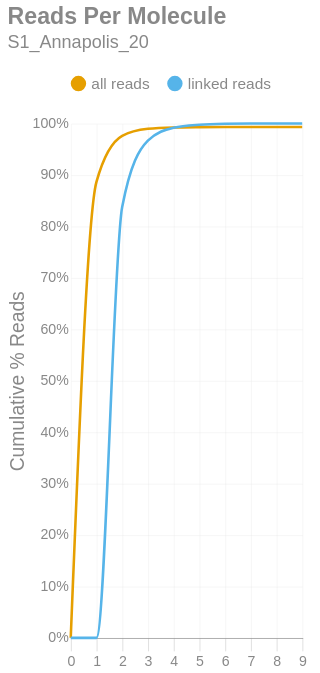

Source (notebook cell):
### Markdown cell above
### Reads per Molecule
This chart shows the cumulative distribution of the number of reads per linked molecule. That is, how many alignments are associated with a unique molecule. This excludes the number of reads associated with invalid or absent linked-read barcodes. The `linked` histogram is the percentages recalculated when disregarding singletons.

### Code cell
if SKIPLR:
    print_html(f"Skipped")
else:
    counts = np.bincount(valids['reads'].cast(pl.Int64).to_numpy())
    weighted = counts * np.arange(len(counts))
    all_perc = weighted / n_reads
    linked_perc = weighted / n_linked_reads
    linked_perc[1] = 0
    binned_df = pl.DataFrame({
        'readsper': list(range(len(counts))),
        'all reads (cumsum)': np.cumsum(all_perc).tolist(),
        'linked reads (cumsum)': np.cumsum(linked_perc).tolist(),
    })

    with SafeRender(binned_df):
        (
            density_plot(binned_df, 'Reads Per Molecule', samplename, 'readspmol')
            .encode(
                x=alt.X('readsper:O', title=None).axis(labelAngle=0).scale(padding=0),
                y=alt.Y('value:Q', title='Cumulative % Reads').axis(format='%').stack(False),
                color=alt.Color("key:N").scale(domain=["all reads", "linked reads"]),
                tooltip=[
                    alt.Tooltip("key:N", title="Data Type"),
                    alt.Tooltip("readsper:O", title="Reads Per Molecule"),
                    alt.Tooltip("value:Q", format=".2%", title="% Reads (Cum.)")
                ]            
            )
        ).display()

### Figure 1 — Vega-Lite specification as saved in the notebook (floating-point values rounded to 4 significant figures)
{"width": "container", "height": 400, "config": {"title": {"anchor": "start", "dy": -15, "fontSize": 18, "color": "#888888", "subtitleColor": "#888888", "subtitleFontSize": 14}, "arc": {"fill": "#0072B2"}, "axis": {"domainColor": "#888888", "domainWidth": 0.5, "gridWidth": 0.2, "grid": false, "titleFontWeight": 400, "titleFontSize": 15, "labelFontSize": 11, "labelColor": "#888888", "tickColor": "#888888", "tickWidth": 0.2, "titleColor": "#888888"}, "axisBand": {"grid": false}, "axisX": {"grid": true, "tickSize": 10, "domainCap": "round"}, "axisY": {"domain": false, "grid": true, "tickSize": 0, "domainCap": "round"}, "background": "transparent", "header": {"labelFontSize": 15, "labelColor": "#888888", "titleFontSize": 15, "titleFontWeight": 600, "titleColor": "#888888"}, "legend": {"labelFont": "sans-serif", "labelFontSize": 12, "labelColor": "#888888", "symbolSize": 100, "symbolType": "circle", "titleFontSize": 12, "titlePadding": 10, "titleColor": "#888888", "title": null, "orient": "top"}, "range": {"category": ["#E69F00", "#56B4E9", "#009E73", "#F0E442", "#0072B2", "#D55E00", "#CC79A7", "#000000"], "diverging": ["#cfe8f3", "#a2d4ec", "#73bfe2", "#46abdb", "#1696d2", "#12719e"]}, "area": {"fill": "#0072B2", "fillOpacity": 0.7, "line": true, "strokeOpacity": 0.7}, "line": {"color": "#0072B2", "stroke": "#0072B2", "strokeWidth": 2}, "trail": {"color": "#0072B2", "stroke": "#0072B2", "strokeWidth": 0, "size": 1}, "point": {"filled": true, "fillOpacity": 1.0, "size": 95}, "text": {"color": "#888888", "fontSize": 11, "align": "right", "fontWeight": 400, "size": 11}, "bar": {"fill": "#0072B2", "stroke": null}, "view": {"stroke": null, "continuousWidth": 660, "continuousHeight": 400}}, "data": {"name": "data-be9cd73790726268fe829e81fe81b65e"}, "mark": {"type": "line", "interpolate": "monotone", "point": {"opacity": 0, "size": 275}}, "encoding": {"color": {"field": "key", "scale": {"domain": ["all reads", "linked reads"]}, "type": "nominal"}, "tooltip": [{"field": "key", "title": "Data Type", "type": "nominal"}, {"field": "readsper", "title": "Reads Per Molecule", "type": "ordinal"}, {"field": "value", "format": ".2%", "title": "% Reads (Cum.)", "type": "quantitative"}], "x": {"axis": {"labelAngle": 0}, "field": "readsper", "scale": {"padding": 0}, "title": null, "type": "ordinal"}, "y": {"axis": {"format": "%"}, "field": "value", "stack": false, "title": "Cumulative % Reads", "type": "quantitative"}}, "params": [{"name": "param_c36ac31b6afebe62", "select": {"type": "point", "fields": ["key"]}, "bind": "legend"}], "title": {"text": "Reads Per Molecule", "subtitle": "S1_Annapolis_20"}, "transform": [{"fold": ["all reads (cumsum)", "linked reads (cumsum)"]}, {"calculate": "replace(datum.key, ' (cumsum)', '')", "as": "key"}, {"filter": {"param": "param_c36ac31b6afebe62"}}], "usermeta": {"embedOptions": {"downloadFileName": "S1_Annapolis_20.readspmol"}}, "$schema": "https://vega.github.io/schema/vega-lite/v6.1.0.json", "datasets": {"data-be9cd73790726268fe829e81fe81b65e": [{"readsper": 0, "all reads (cumsum)": 0.0, "linked reads (cumsum)": 0.0}, {"readsper": 1, "all reads (cumsum)": 0.8863, "linked reads (cumsum)": 0.0}, {"readsper": 2, "all reads (cumsum)": 0.9758, "linked reads (cumsum)": 0.8375}, {"readsper": 3, "all reads (cumsum)": 0.9896, "linked reads (cumsum)": 0.9665}, {"readsper": 4, "all reads (cumsum)": 0.9923, "linked reads (cumsum)": 0.9917}, {"readsper": 5, "all reads (cumsum)": 0.9929, "linked reads (cumsum)": 0.9976}, {"readsper": 6, "all reads (cumsum)": 0.9931, "linked reads (cumsum)": 0.9995}, {"readsper": 7, "all reads (cumsum)": 0.9932, "linked reads (cumsum)": 0.9999}, {"readsper": 8, "all reads (cumsum)": 0.9932, "linked reads (cumsum)": 1.0}, {"readsper": 9, "all reads (cumsum)": 0.9932, "linked reads (cumsum)": 1.0}]}}
